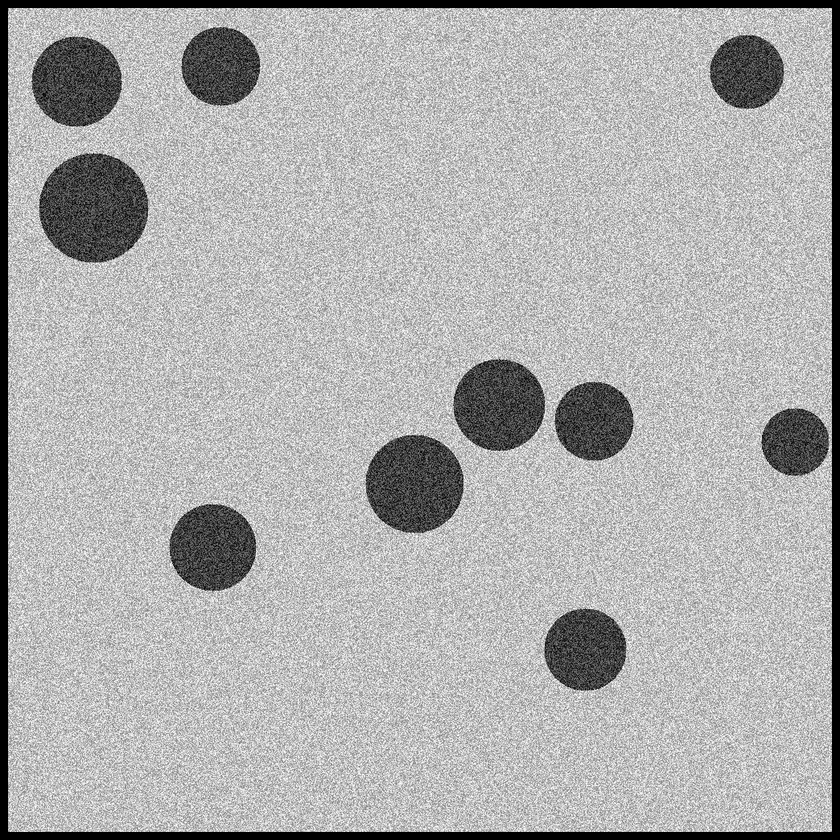
#> input picture Extras/Q3.png, 840 x 840 px, shrunk from 1044 x 1044 before the run
$ jupyter execute Q5.ipynb
#> lines starting #> are read from the running program, lines starting #| are printed output that depends on the picture
## Q5. (Arithmetic Coding)

#### **Importing Libraries**

[cell 1]
import numpy as np
import matplotlib.pyplot as plt

#### **Defining Arithmetic Coding Function**

[cell 2]
# Function to perform Arithmetic Coding
def ArithmeticCoding(N, single_channel_image=None, message = None, prob_matrix=None):

#> called with N = 5, single_channel_image = array of shape (4, 4)
    if prob_matrix is None and single_channel_image is None:
        print("Please provide either probability matrix or single channel image")
        return

    if prob_matrix is None:

        # We have single channel image and using it to create probability matrix
        prob_matrix = np.zeros((256,2))

        # Creating probability matrix
        for i in range(256):
            prob_matrix[i][0] = i

        # Calculating probability of each symbol
        for i in range(single_channel_image.shape[0]):
            for j in range(single_channel_image.shape[1]):
                prob_matrix[int(single_channel_image[i][j])][1] += 1

        # Normalizing probability
        prob_matrix[:,1] = prob_matrix[:,1]/(single_channel_image.shape[0]*single_channel_image.shape[1])

        # Converting to list
        prob_matrix = prob_matrix.tolist()

    # Now we have probability matrix

    # Checking if message is provided
    if message is None:
        # Encode single channel image
        message = single_channel_image.flatten()
        # List
        message = message.tolist()

    # Now we have message
    # Let's start encoding in chunks of N
    encoded_message = []

    # Cumulative probability
    cum_prob_matrix = [[0 for i in range(2)] for j in range(len(prob_matrix))]

    for i in range(len(prob_matrix)):
        cum_prob_matrix[i][0] = prob_matrix[i][0]
        if i == 0:
            cum_prob_matrix[i][1] = prob_matrix[i][1]
        else:
            cum_prob_matrix[i][1] = cum_prob_matrix[i-1][1] + prob_matrix[i][1]


    for i in range(0, len(message), N):

        curr_block = None
        if i+N > len(message):
            curr_block = message[i:]
        else:
            curr_block = message[i:i+N]

        curr_min = 0
        curr_max = 1

        # print("Encoding Block:", curr_block)

        # Calculating range
        for j in range(len(curr_block)):

            # Finding cum_prob of symbol in probability matrix
            cum_prob = None
            for k in range(len(prob_matrix)):
                if prob_matrix[k][0] == curr_block[j]:
                    cum_prob = cum_prob_matrix[k][1]
                    break

            cum_prob_prev = 0
            if curr_block[j] != cum_prob_matrix[0][0]:
                for k in range(len(prob_matrix)):
                    if prob_matrix[k][0] == curr_block[j]:
                        cum_prob_prev = cum_prob_matrix[k][1] - prob_matrix[k][1]
                        break

            # print("Selected Character:", curr_block[j])
            # print("Current Range:", curr_min, curr_max)
            # print("Cumulative Probability:", cum_prob_prev, cum_prob)

            # Calculating range
            curr_min_new = curr_min + (curr_max - curr_min)*cum_prob_prev
            curr_max_new = curr_min + (curr_max - curr_min)*cum_prob

            curr_min = curr_min_new
            curr_max = curr_max_new

            # print("New Range:", curr_min, curr_max)

        # Append the Range
        encoded_message.append((curr_min, curr_max))

    return encoded_message, prob_matrix, N, len(message)

#### **Trying Examples**

**Trying an Example with Single Channel Image**

[cell 3]
# Test the Function
encoded, prob_matrix, N, length = ArithmeticCoding(5, single_channel_image = np.array([[1,2,3,4],[5,6,7,8],[9,10,11,12],[13,14,15,16]]))

[cell 4]
encoded

[cell 5]
np.array(prob_matrix).shape

[cell 6]
N, length

**Trying an Example with Probability Matrix**

[cell 7]
# Another Example
prob_matrix = [['A',0.2],['B',0.2],['C',0.4],['D',0.2]]
message = ['B','A','C','D']

encoded, prob_matrix, N, length = ArithmeticCoding(4, prob_matrix = prob_matrix, message = message)

[cell 8]
encoded

[cell 9]
prob_matrix

[cell 10]
N, length

**Trying with a Real Gray Scale Image**

-> We will try to encode Images produced in Question 3 and 4

[cell 11]
# Read Q3.png and Q4.png
import cv2

# Read Q3.png as Grayscale
Q3 = cv2.imread("Q3.png", cv2.IMREAD_GRAYSCALE)
#> Q3 is the input picture: shape (840, 840); min 0, max 255, mean 174.6

# Read Q4.png as Grayscale
Q4 = cv2.imread("Q4.png", cv2.IMREAD_GRAYSCALE)
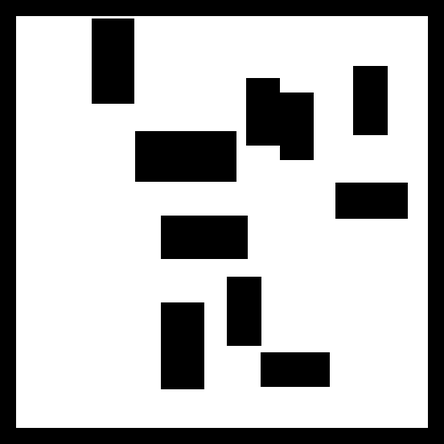
#> input picture Extras/Q4.png, 444 x 444 px, shrunk from 552 x 552 before the run
#> Q4 is the input picture: shape (444, 444); min 0, max 255, mean 179.7

[cell 12]
Q3.shape, Q4.shape
#> Out = ((840, 840), (444, 444))

[cell 13]
# Show Images In a Single Plot
fig, ax = plt.subplots(1,2, figsize=(10,10))

ax[0].imshow(Q3, cmap="gray")
ax[0].set_title("Q3.png")

ax[1].imshow(Q4, cmap="gray")
ax[1].set_title("Q4.png")

plt.show()
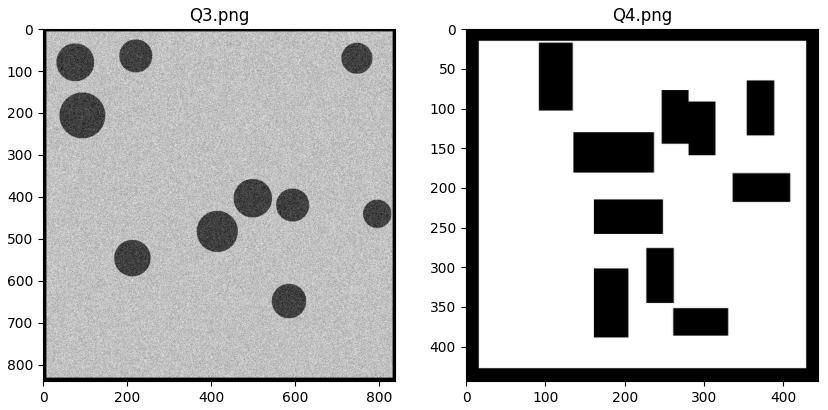
#> figure drawn by matplotlib, 2 panels

[cell 14]
# Let's Encode Q3.png
encoded_Q3, prob_matrix_Q3, N_Q3, length_Q3 = ArithmeticCoding(4, single_channel_image = Q3)
#> encoded_Q3 = 176400 items; prob_matrix_Q3 = 256 pairs, first value 0 to 255, second value 0.000112 to 0.0358; N_Q3 = 4; length_Q3 = 705600

# Let's Encode Q4.png
encoded_Q4, prob_matrix_Q4, N_Q4, length_Q4 = ArithmeticCoding(4, single_channel_image = Q4)
#> encoded_Q4 = 49284 items; prob_matrix_Q4 = 256 pairs, first value 0 to 255, second value 0 to 0.673; N_Q4 = 4; length_Q4 = 197136

[cell 15]
# Let's see the encoded messages
np.array(encoded_Q3).shape, np.array(encoded_Q4).shape
#> Out = ((176400, 2), (49284, 2))

[cell 16]
# Probability Matrix for Q3.png and Q4.png
np.array(prob_matrix_Q3).shape, np.array(prob_matrix_Q4).shape
#> Out = ((256, 2), (256, 2))

[cell 17]
N_Q3, length_Q3
#> Out = (4, 705600)

[cell 18]
N_Q4, length_Q4
#> Out = (4, 197136)
